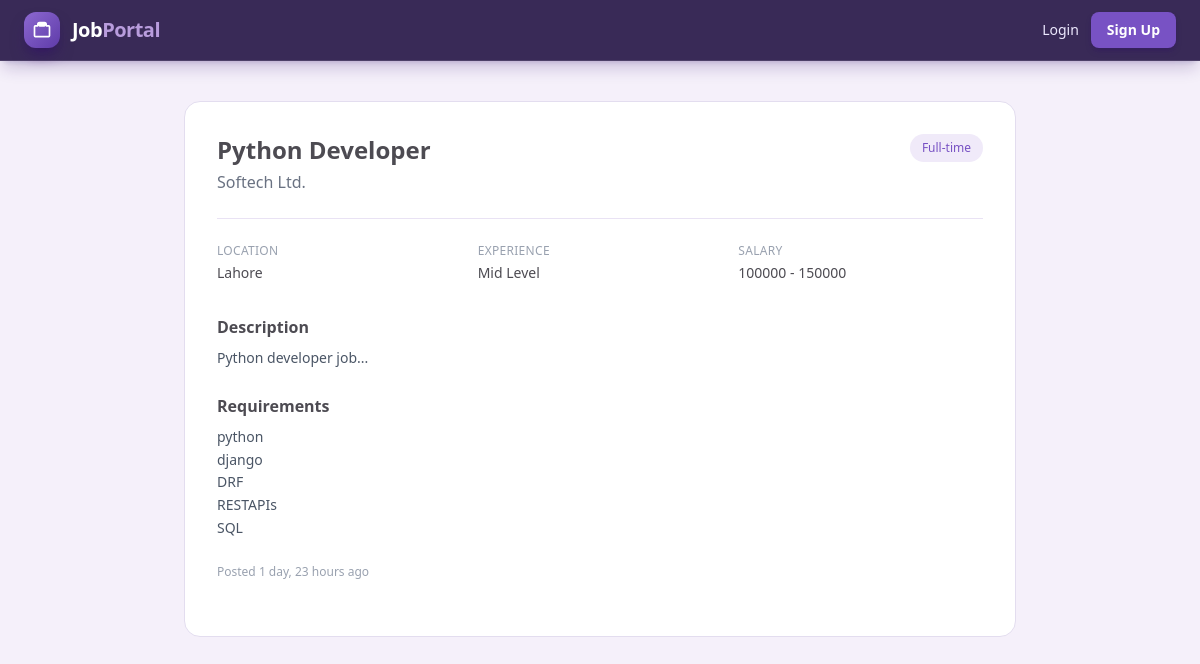
Page /jobs/1/ on the committed database.
### jobs/models.py (models this page shows, shortened)
class Job(models.Model):
    class JobType(models.TextChoices):
        FULL_TIME = "full_time", "Full-time"
        PART_TIME = "part_time", "Part-time"
        CONTRACT = "contract", "Contract"
        REMOTE = "remote", "Remote"
    class ExperienceLevel(models.TextChoices):
        ENTRY = "entry", "Entry Level"
        MID = "mid", "Mid Level"
        SENIOR = "senior", "Senior Level"
    company = models.ForeignKey(CompanyProfile, on_delete=models.CASCADE, related_name="jobs")
    title = models.CharField(max_length=200)
    description = models.TextField()
    requirements = models.TextField(blank=True)
    location = models.CharField(max_length=100)
    job_type = models.CharField(max_length=20, choices=JobType.choices)
    experience_level = models.CharField(max_length=20, choices=ExperienceLevel.choices)
    salary_min = models.PositiveIntegerField(blank=True, null=True)
    salary_max = models.PositiveIntegerField(blank=True, null=True)
    is_active = models.BooleanField(default=True)
    posted_at = models.DateTimeField(auto_now_add=True)

### profiles/models.py (models this page shows, shortened)
class CompanyProfile(models.Model):
    COMPANY_SIZE_CHOICES = [
        ("1-10", "1-10 employees"),
        ("11-50", "11-50 employees"),
        ("51-200", "51-200 employees"),
        ("201-500", "201-500 employees"),
        ("500+", "500+ employees"),
    ]
    user = models.OneToOneField(User, on_delete=models.CASCADE, related_name="company_profile")
    company_name = models.CharField(max_length=200, blank=True)
    website = models.URLField(blank=True)
    description = models.TextField(blank=True)
    industry = models.CharField(max_length=100, blank=True)
    company_size = models.CharField(max_length=20, choices=COMPANY_SIZE_CHOICES, blank=True)
    location = models.CharField(max_length=100, blank=True)
    profile_image = models.ImageField(upload_to="company_logos/", blank=True, null=True)

### jobs/views.py (the view)
# urls.py: path("<int:job_id>/", views.job_detail, name="job_detail"),
def job_detail(request, job_id):
    job = get_object_or_404(Job, pk=job_id, is_active=True)
    return render(request, "jobs/job_detail.html", {"job": job})

### jobs/templates/jobs/job_detail.html (shortened to what this page needs)
{% extends "base.html" %}
{% block content %}
<div class="max-w-4xl mx-auto px-4 py-10 sm:px-8">
  <div class="bg-white border border-[#e3ddef] rounded-2xl p-8">
    <div class="flex justify-between items-start mb-6 pb-6 border-b border-[#e9e2f4]">
      <div>
        <h1 class="text-[#4d4b52] text-2xl font-bold">{{ job.title }}</h1>
        <p class="text-gray-500 mt-1">{{ job.company.company_name }}</p>
      </div>
      <span class="text-xs font-medium text-[#7852c4] bg-[#f0eaf9] px-3 py-1.5 rounded-full whitespace-nowrap">
        {{ job.get_job_type_display }}
      </span>
    </div>
    <div class="grid sm:grid-cols-3 gap-4 mb-8">
      <div>
        <p class="text-gray-400 text-xs uppercase tracking-wide mb-1">Location</p>
        <p class="text-[#4d4b52] text-sm font-medium">{{ job.location }}</p>
      </div>
      <div>
        <p class="text-gray-400 text-xs uppercase tracking-wide mb-1">Experience</p>
        <p class="text-[#4d4b52] text-sm font-medium">{{ job.get_experience_level_display }}</p>
      </div>
      <div>
        <p class="text-gray-400 text-xs uppercase tracking-wide mb-1">Salary</p>
        <p class="text-[#4d4b52] text-sm font-medium">
          {% if job.salary_min or job.salary_max %}
            {{ job.salary_min|default:"—" }} - {{ job.salary_max|default:"—" }}
          {% else %}
            Not disclosed
          {% endif %}
        </p>
      </div>
    </div>
    <div class="mb-6">
      <h2 class="text-[#4d4b52] text-base font-semibold mb-2">Description</h2>
      <p class="text-gray-600 text-sm leading-relaxed whitespace-pre-line">{{ job.description }}</p>
    </div>
    {% if job.requirements %}
      <div class="mb-6">
        <h2 class="text-[#4d4b52] text-base font-semibold mb-2">Requirements</h2>
        <p class="text-gray-600 text-sm leading-relaxed whitespace-pre-line">{{ job.requirements }}</p>
      </div>
    {% endif %}
    <p class="text-gray-400 text-xs mb-6">Posted {{ job.posted_at|timesince }} ago</p>
  </div>
</div>
{% endblock %}

### rows in the picture
Job: title "Python Developer", company.company_name "Softech Ltd.", job_type "Full-time", location "Lahore", experience_level "Mid Level", salary_min "100000", salary_max "150000", description "Python developer job...", requirements "python django DRF RESTAPIs SQL", posted_at "1 day, 23 hours"
